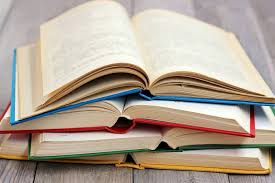
#> input picture Minggu12/Tugas/dataset/buku/sample1.jpg, 275 x 183 px, found by its file name
$ python Tugas12.py
#> lines starting #> are read from the running program, lines starting #| are printed output that depends on the picture; pictures that were not available may be replaced by others from this repository, and a replacement may not be noted
import cv2
import numpy as np
import os
import time
import matplotlib.pyplot as plt

from sklearn.cluster import KMeans
from sklearn.decomposition import PCA
from sklearn.neighbors import KNeighborsClassifier
from sklearn.metrics import confusion_matrix
from sklearn.model_selection import train_test_split

# =========================================
# DATASET
# =========================================
dataset_path = r"c:\College\Semester 4\Pengolahan Citra Digital\Tugas\Week12\dataset"

classes = [
    "buku",
    "mug",
    "botol",
    "mainan",
    "remote"
]

# =========================================
# FEATURE DETECTOR
# =========================================
# SIFT
sift = cv2.SIFT_create()

# ORB
orb = cv2.ORB_create(nfeatures=1000)

# =========================================
# LOAD IMAGE
# =========================================
def load_images():

    data = []

    for label in classes:

        folder = os.path.join(dataset_path, label)

        for file in os.listdir(folder):

            path = os.path.join(folder, file)

            img = cv2.imread(path)
#> img is the input picture: shape (183, 275, 3); mean B, G, R 150, 163.8, 177.3

            if img is None:
                continue

            gray = cv2.cvtColor(
                img,
                cv2.COLOR_BGR2GRAY
            )
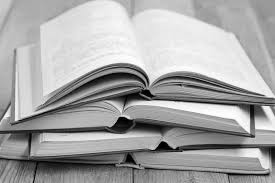
#> gray: shape (183, 275); min 0, max 255, mean 166.2

            data.append((gray, label, path))

    return data

# =========================================
# EXTRACT FEATURES
# =========================================
def extract_features(detector, image):

    start = time.time()

    keypoints, descriptors = detector.detectAndCompute(
        image,
        None
    )

    elapsed = time.time() - start

    return keypoints, descriptors, elapsed

# =========================================
# FEATURE MATCHING
# =========================================
def brute_force_matching(desc1, desc2, method="SIFT"):

    if method == "ORB":

        bf = cv2.BFMatcher(
            cv2.NORM_HAMMING,
            crossCheck=False
        )

    else:

        bf = cv2.BFMatcher(
            cv2.NORM_L2,
            crossCheck=False
        )

    matches = bf.knnMatch(
        desc1,
        desc2,
        k=2
    )

    good_matches = []

    # Lowe Ratio Test
    for m, n in matches:

        if m.distance < 0.75 * n.distance:

            good_matches.append(m)

    return good_matches

# =========================================
# FLANN MATCHING
# =========================================
def flann_matching(desc1, desc2):

    index_params = dict(
        algorithm=1,
        trees=5
    )

    search_params = dict(checks=50)

    flann = cv2.FlannBasedMatcher(
        index_params,
        search_params
    )

    matches = flann.knnMatch(
        np.float32(desc1),
        np.float32(desc2),
        k=2
    )

    good_matches = []

    for m, n in matches:

        if m.distance < 0.75 * n.distance:

            good_matches.append(m)

    return good_matches

# =========================================
# HOMOGRAPHY + RANSAC
# =========================================
def homography_ransac(
    kp1,
    kp2,
    matches
):

    if len(matches) < 4:
        return None, None

    src_pts = np.float32([
        kp1[m.queryIdx].pt
        for m in matches
    ]).reshape(-1,1,2)

    dst_pts = np.float32([
        kp2[m.trainIdx].pt
        for m in matches
    ]).reshape(-1,1,2)

    H, mask = cv2.findHomography(
        src_pts,
        dst_pts,
        cv2.RANSAC,
        5.0
    )

    return H, mask

# =========================================
# BAG OF VISUAL WORDS
# =========================================
def build_vocabulary(
    descriptor_list,
    k=50
):

    descriptors = np.vstack(descriptor_list)

    kmeans = KMeans(
        n_clusters=k,
        random_state=42
    )

    kmeans.fit(descriptors)

    return kmeans

# =========================================
# HISTOGRAM VISUAL WORDS
# =========================================
def build_histogram(
    descriptors,
    kmeans
):

    prediction = kmeans.predict(descriptors)

    histogram = np.bincount(
        prediction,
        minlength=kmeans.n_clusters
    )

    return histogram

# =========================================
# LOAD DATA
# =========================================
data = load_images()

all_descriptors = []

feature_vectors = []

labels = []

# =========================================
# EXTRACT SIFT FEATURES
# =========================================
print("\n=== FEATURE EXTRACTION ===")

for image, label, path in data:

    kp, desc, elapsed = extract_features(
        sift,
        image
    )

    if desc is None:
        continue

    print(f"\nImage : {path}")
    print(f"Keypoints : {len(kp)}")
    print(f"Descriptor Shape : {desc.shape}")
    print(f"Extraction Time : {elapsed:.5f} s")

    all_descriptors.append(desc)

    labels.append(label)

# =========================================
# BUILD BOVW
# =========================================
print("\n=== BUILD VOCABULARY ===")

kmeans = build_vocabulary(
    all_descriptors,
    k=50
)

# =========================================
# BUILD HISTOGRAM FEATURES
# =========================================
for desc in all_descriptors:

    hist = build_histogram(
        desc,
        kmeans
    )

    feature_vectors.append(hist)

X = np.array(feature_vectors)

y = np.array(labels)

# =========================================
# PCA REDUCTION
# =========================================
print("\n=== PCA REDUCTION ===")

pca = PCA(
    n_components=min(10, X.shape[0], X.shape[1])
)

X_pca = pca.fit_transform(X)

print("Original Shape :", X.shape)
#| Original Shape : (7, 50)
print("Reduced Shape :", X_pca.shape)
#| Reduced Shape : (7, 7)

# =========================================
# TRAIN TEST SPLIT
# =========================================
X_train, X_test, y_train, y_test = train_test_split(
    X_pca,
    y,
    test_size=0.3,
    random_state=42
)

# =========================================
# KNN CLASSIFIER
# =========================================
knn = KNeighborsClassifier(
    n_neighbors=3
)

knn.fit(
    X_train,
    y_train
)

y_pred = knn.predict(X_test)

accuracy = np.mean(y_pred == y_test)

print("\n=== CLASSIFICATION RESULT ===")
print("Accuracy :", accuracy)

# =========================================
# CONFUSION MATRIX
# =========================================
cm = confusion_matrix(
    y_test,
    y_pred
)

print("\nConfusion Matrix")
print(cm)

# =========================================
# FEATURE MATCHING DEMO
# =========================================
img1 = data[0][0]
img2 = data[1][0]

kp1, desc1, _ = extract_features(
    sift,
    img1
)
#> in extract_features (call 8), `keypoints, descriptors = detector.detectAndCompute( image, None )`: keypoints = 149 keypoints; strongest (x, y, size): (253, 109, 12.5), (267, 109, 5), (252, 136, 2.7), (267, 174, 2.5)

kp2, desc2, _ = extract_features(
    sift,
    img2
)
#> in extract_features (call 9), `keypoints, descriptors = detector.detectAndCompute( image, None )`: keypoints = 44 keypoints; strongest (x, y, size): (142, 28, 18.1), (124, 144, 2.1), (162, 33, 9.9), (153, 30, 5.1)

matches = brute_force_matching(
    desc1,
    desc2,
    method="SIFT"
)
#> in brute_force_matching, `matches = bf.knnMatch( desc1, desc2, k=2 )`: matches = 149 matches
#> the loop in brute_force_matching, `for m, n in matches: ` made 149 passes
#> after the loop in brute_force_matching, `for m, n in matches:`: good_matches = 18 matches

H, mask = homography_ransac(
    kp1,
    kp2,
    matches
)

# =========================================
# DRAW MATCHES
# =========================================
match_img = cv2.drawMatches(
    img1,
    kp1,
    img2,
    kp2,
    matches[:30],
    None,
    flags=2
)
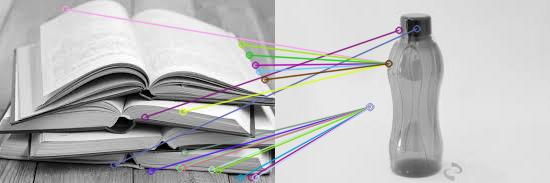
#> match_img: shape (183, 550, 3); mean of channels 0, 1, 2 187.7, 187.6, 187.7; drawn as B, G, R

# =========================================
# KEYPOINT VISUALIZATION
# =========================================
kp_img = cv2.drawKeypoints(
    img1,
    kp1,
    None,
    flags=cv2.DRAW_MATCHES_FLAGS_DRAW_RICH_KEYPOINTS
)
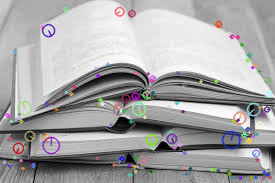
#> kp_img: shape (183, 275, 3); mean of channels 0, 1, 2 165.9, 165.1, 166; drawn as B, G, R

# =========================================
# DISPLAY RESULT
# =========================================
plt.figure(figsize=(14,10))

# KEYPOINTS
plt.subplot(2,2,1)

plt.imshow(kp_img, cmap='gray')

plt.title("SIFT Keypoints")

plt.axis('off')

# MATCHING
plt.subplot(2,2,2)

plt.imshow(match_img)

plt.title("Feature Matching")

plt.axis('off')

# CONFUSION MATRIX
plt.subplot(2,2,3)

plt.imshow(cm, cmap='Blues')

plt.title("Confusion Matrix")

plt.colorbar()

# PCA INFORMATION
plt.subplot(2,2,4)

plt.axis('off')

plt.text(
    0.1,
    0.8,
    f"Vocabulary Size : 50",
    fontsize=12
)

plt.text(
    0.1,
    0.6,
    f"PCA Components : 32",
    fontsize=12
)

plt.text(
    0.1,
    0.4,
    f"Accuracy : {accuracy:.2f}",
    fontsize=12
)

plt.text(
    0.1,
    0.2,
    f"Feature : SIFT + BoVW + PCA",
    fontsize=12
)

plt.tight_layout()

plt.show()
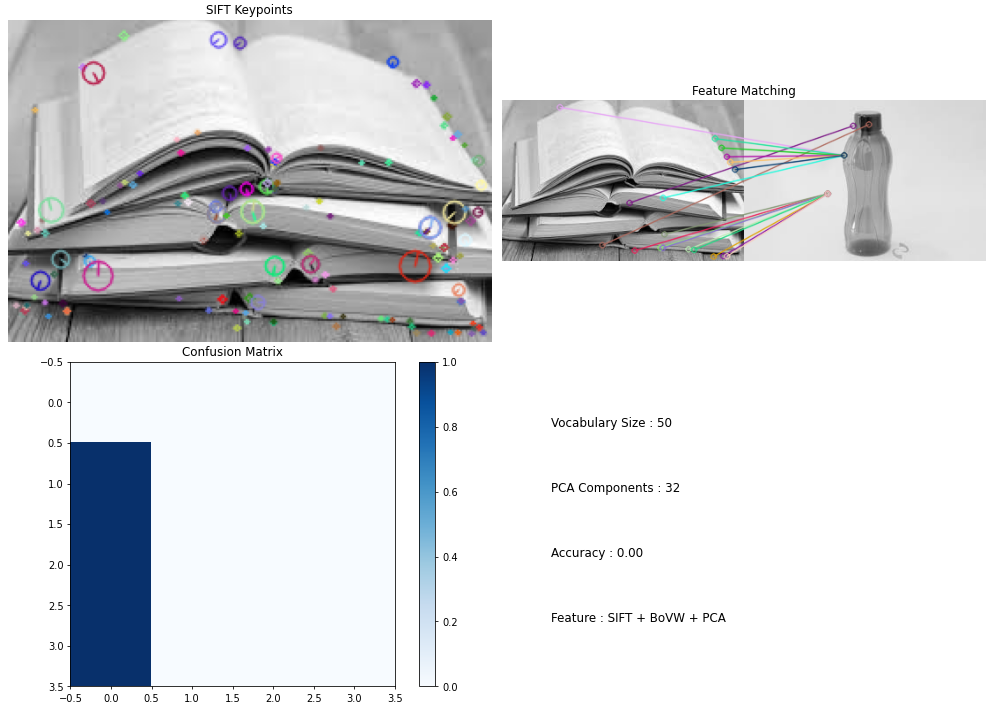
#> figure drawn by matplotlib, 4 panels
